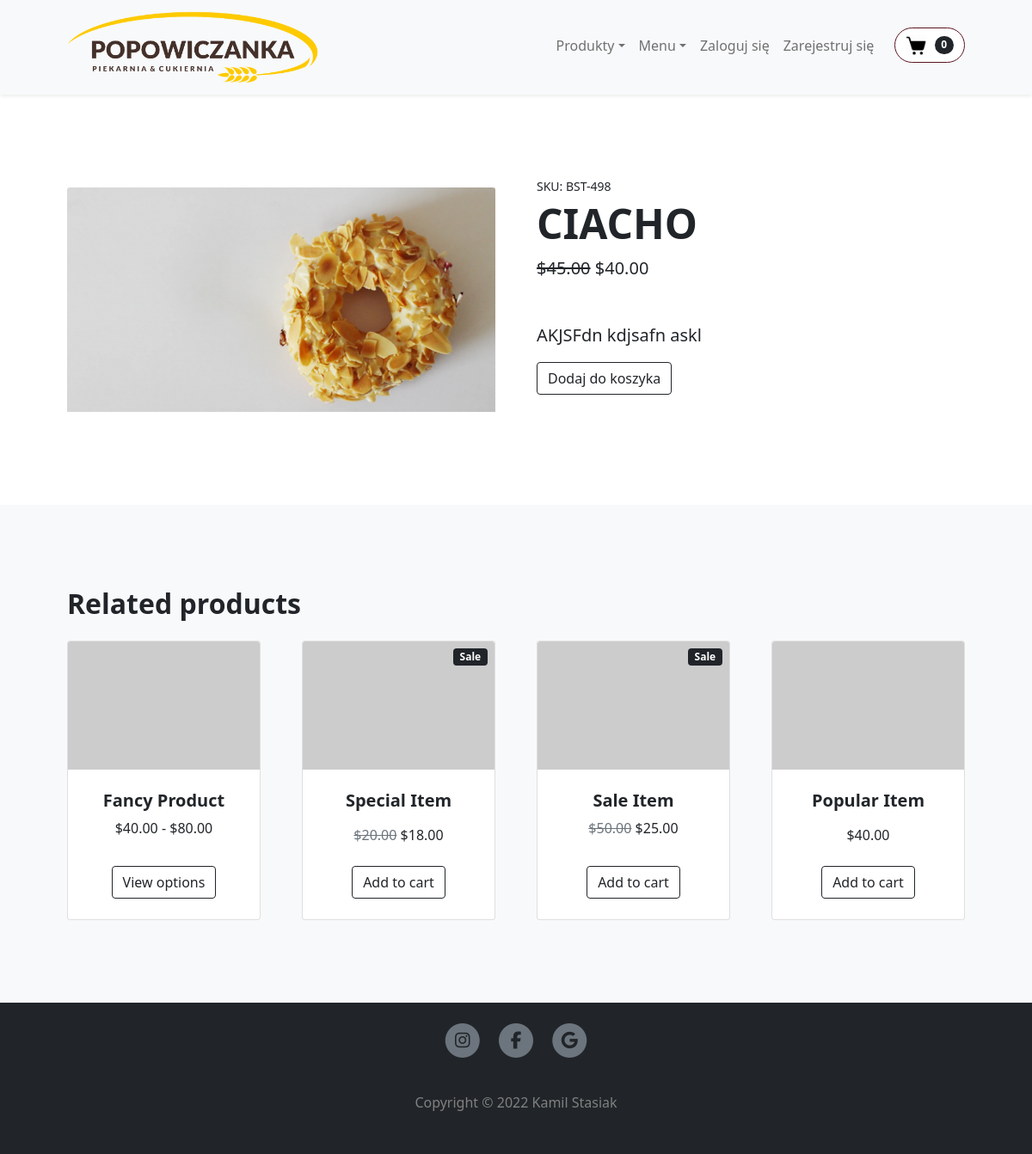
The app's page /products/Ciasta/1 with its own data.
### app.py (models this page shows)
class Product(db.Model):
    id = db.Column(db.Integer, primary_key=True)
    category = db.Column(db.String(250))
    product_name = db.Column(db.String(250))
    product_description = db.Column(db.Text)
    img_url = db.Column(db.String(500))
    price = db.Column(db.Integer)
    discount_price = db.Column(db.Integer)
    discount_turn_on = db.Column(db.Integer)

### app.py (the view)
@app.route("/products/<category>/<int:prod_id>")
def view_product(prod_id, category):
    product = Product.query.filter_by(id=prod_id).first()
    return render_template('view_product.html', product=product, current_user=current_user)

### templates/view_product.html (shortened to what this page needs)
{% extends "base.html" %}
{% block main %}
        <section class="py-5">
            <div class="container px-4 px-lg-5 my-5">
                <div class="row gx-4 gx-lg-5 align-items-center">
                    <div class="col-md-6"><img class="card-img-top mb-5 mb-md-0" src="{{ product.img_url }}" alt="..." /></div>
                    <div class="col-md-6">
                        <div class="small mb-1">SKU: BST-498</div>
                        <h1 class="display-5 fw-bolder">{{  product.product_name  }}</h1>
                        <div class="fs-5 mb-5">
                            <span class="text-decoration-line-through">$45.00</span>
                            <span>$40.00</span>
                        </div>
                        <p class="lead">{{ product.product_description }}</p>
                        <div class="d-flex">
                            <a href="{{ url_for('dodaj_do_koszyka', category=product.category, product_id=product.id) }}"><button class="btn btn-outline-dark flex-shrink-0" type="button">
                                Dodaj do koszyka
                            </button></a>
                        </div>
                        <div class="py-3">
                        </div>
                    </div>
                </div>
            </div>
        </section>
        <section class="py-5 bg-light">
            <div class="container px-4 px-lg-5 mt-5">
                <h2 class="fw-bolder mb-4">Related products</h2>
                <div class="row gx-4 gx-lg-5 row-cols-2 row-cols-md-3 row-cols-xl-4 justify-content-center">
                    <div class="col mb-5">
                        <div class="card h-100">
                            <img class="card-img-top" src="https://dummyimage.com/450x300/dee2e6/6c757d.jpg" alt="..." />
                            <div class="card-body p-4">
                                <div class="text-center">
                                    <h5 class="fw-bolder">Fancy Product</h5>
                                    $40.00 - $80.00
                                </div>
                            </div>
                            <div class="card-footer p-4 pt-0 border-top-0 bg-transparent">
                                <div class="text-center"><a class="btn btn-outline-dark mt-auto" href="#">View options</a></div>
                            </div>
                        </div>
                    </div>
                    <div class="col mb-5">
                        <div class="card h-100">
                            <div class="badge bg-dark text-white position-absolute" style="top: 0.5rem; right: 0.5rem">Sale</div>
                            <img class="card-img-top" src="https://dummyimage.com/450x300/dee2e6/6c757d.jpg" alt="..." />
                            <div class="card-body p-4">
                                <div class="text-center">
                                    <h5 class="fw-bolder">Special Item</h5>
                                    <span class="text-muted text-decoration-line-through">$20.00</span>
                                    $18.00
                                </div>
                            </div>
                            <div class="card-footer p-4 pt-0 border-top-0 bg-transparent">
                                <div class="text-center"><a class="btn btn-outline-dark mt-auto" href="#">Add to cart</a></div>
                            </div>
                        </div>
                    </div>
                    <div class="col mb-5">
                        <div class="card h-100">
                            <div class="badge bg-dark text-white position-absolute" style="top: 0.5rem; right: 0.5rem">Sale</div>
                            <img class="card-img-top" src="https://dummyimage.com/450x300/dee2e6/6c757d.jpg" alt="..." />
                            <div class="card-body p-4">
                                <div class="text-center">
                                    <h5 class="fw-bolder">Sale Item</h5>
                                    <span class="text-muted text-decoration-line-through">$50.00</span>
                                    $25.00
                                </div>
                            </div>
                            <div class="card-footer p-4 pt-0 border-top-0 bg-transparent">
                                <div class="text-center"><a class="btn btn-outline-dark mt-auto" href="#">Add to cart</a></div>
                            </div>
                        </div>
                    </div>
                    <div class="col mb-5">
                        <div class="card h-100">
                            <img class="card-img-top" src="https://dummyimage.com/450x300/dee2e6/6c757d.jpg" alt="..." />
                            <div class="card-body p-4">
                                <div class="text-center">
                                    <h5 class="fw-bolder">Popular Item</h5>
                                    $40.00
                                </div>
                            </div>
                            <div class="card-footer p-4 pt-0 border-top-0 bg-transparent">
                                <div class="text-center"><a class="btn btn-outline-dark mt-auto" href="#">Add to cart</a></div>
                            </div>
                        </div>
                    </div>
                </div>
            </div>
        </section>
{% endblock main %}}

### records on screen
Product: img_url (picture), product_name "CIACHO", product_description "AKJSFdn kdjsafn askl"
